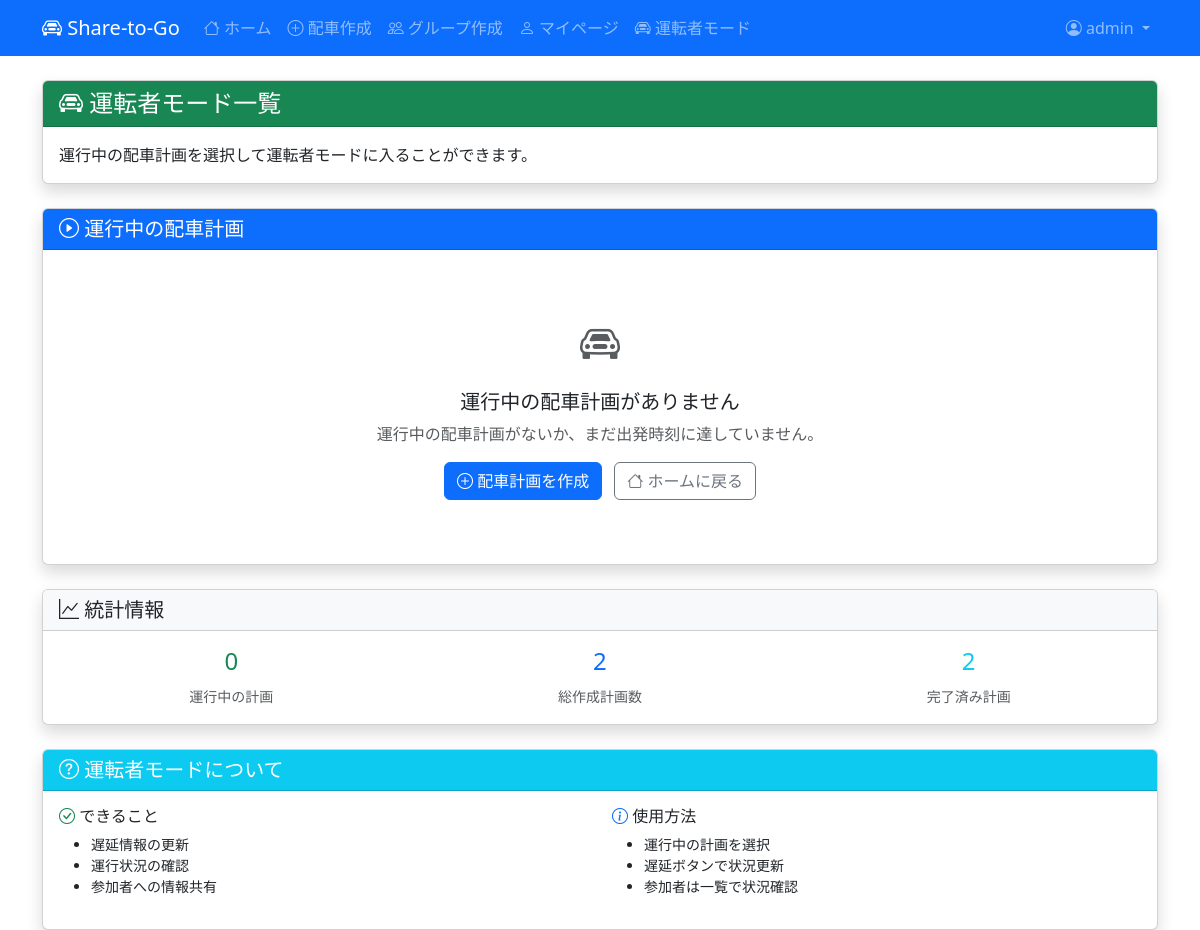
/driver-mode/ (signed in), run on an earlier commit of the app's database.
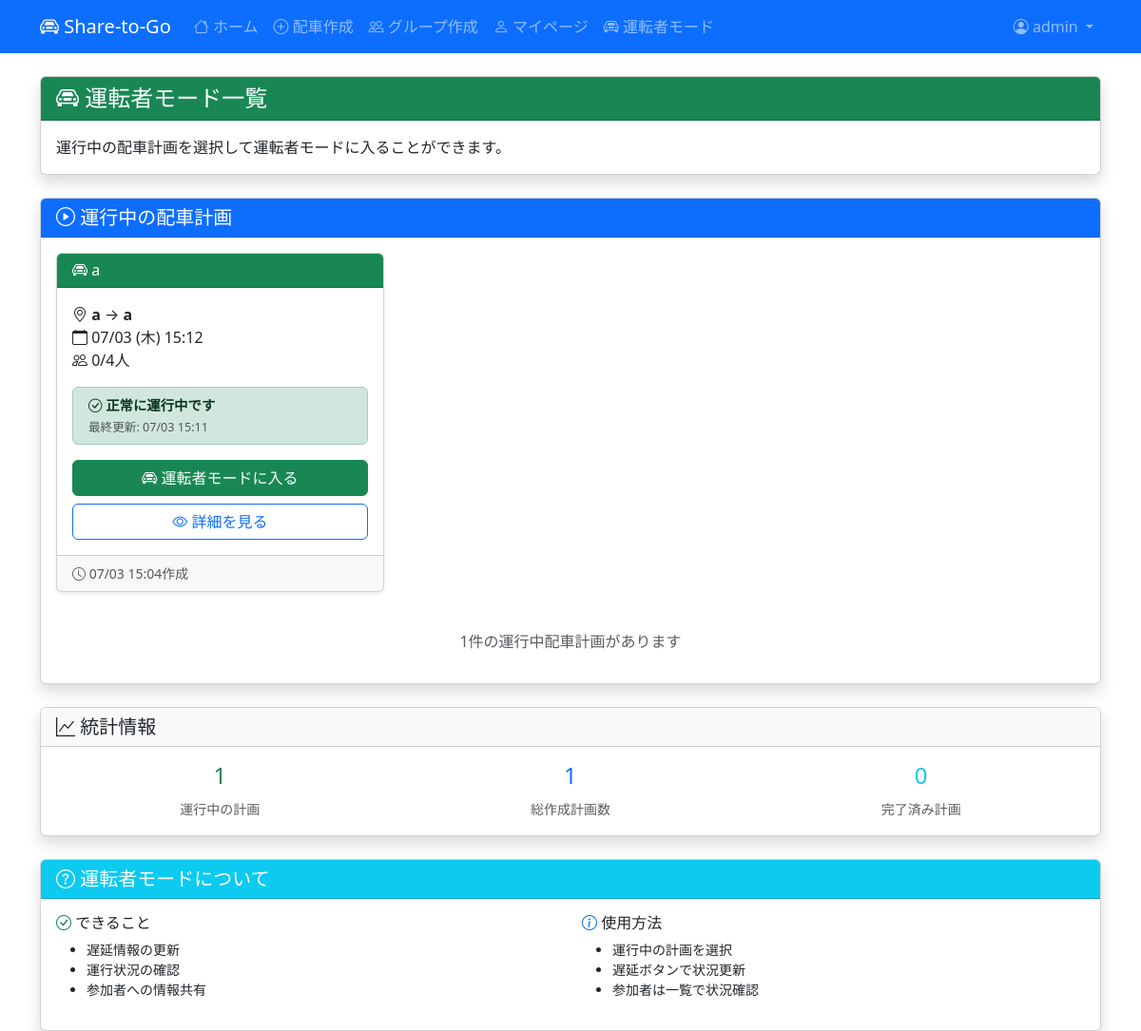
And on a later commit of the database.
### rides/models.py (models this page shows, shortened)
class RidePlan(models.Model):
    STATUS_CHOICES = [
        ('active', '募集中'),
        ('full', '定員満員'),
        ('cancelled', 'キャンセル'),
        ('completed', '完了'),
    ]
    creator = models.ForeignKey(User, on_delete=models.CASCADE, verbose_name="作成者")
    groups = models.ManyToManyField(Group, verbose_name="表示グループ", blank=True)
    title = models.CharField(max_length=100, verbose_name="タイトル")
    description = models.TextField(blank=True, null=True, verbose_name="説明")
    departure_location = models.CharField(max_length=100, verbose_name="出発地")
    destination = models.CharField(max_length=100, verbose_name="目的地")
    departure_time = models.DateTimeField(verbose_name="出発日時")
    deadline_time = models.DateTimeField(verbose_name="締切日時", blank=True, null=True)
    max_participants = models.PositiveIntegerField(verbose_name="最大参加者数", default=4)
    price_per_person = models.PositiveIntegerField(blank=True, null=True, verbose_name="一人あたりの料金")
    status = models.CharField(
        max_length=20,
        choices=STATUS_CHOICES,
        default='active',
        verbose_name="ステータス"
    )
    delay_minutes = models.PositiveIntegerField(default=0, verbose_name="遅延時間（分）")
    is_delayed = models.BooleanField(default=False, verbose_name="遅延中")
    delay_updated_at = models.DateTimeField(auto_now=True, verbose_name="遅延情報更新日時")
    delay_possibility = models.BooleanField(default=False, verbose_name="遅延の可能性あり")
    delay_possibility_updated_at = models.DateTimeField(auto_now=True, verbose_name="遅延可能性更新日時")
    created_at = models.DateTimeField(auto_now_add=True, verbose_name="作成日時")
    updated_at = models.DateTimeField(auto_now=True, verbose_name="更新日時")
    class Meta:
        verbose_name = "配車計画"
        verbose_name_plural = "配車計画"
        ordering = ['-created_at']
    @property
    def current_participants(self):
        return self.participation_set.filter(status='confirmed').count()
    @property
    def is_in_progress(self):
        end_time = self.departure_time + timezone.timedelta(hours=2)
        return self.departure_time <= timezone.now() <= end_time

### rides/views.py (the view)
# urls.py: path('driver-mode/', views.driver_mode_list_view, name='driver_mode_list'),
@login_required
def driver_mode_list_view(request):
    user_rides = RidePlan.objects.filter(
        creator=request.user
    ).order_by('-departure_time')
    in_progress_rides = []
    for ride in user_rides:
        if ride.is_in_progress:
            in_progress_rides.append(ride)
    total_rides = user_rides.count()
    in_progress_count = len(in_progress_rides)
    completed_count = total_rides - in_progress_count
    context = {
        'in_progress_rides': in_progress_rides,
        'total_rides': total_rides,
        'in_progress_count': in_progress_count,
        'completed_count': completed_count,
    }
    return render(request, 'rides/driver_mode_list.html', context)

### rides/templates/rides/driver_mode_list.html (shortened to what this page needs)
{% extends 'rides/base.html' %}
{% block content %}
<div class="row mb-4">
    <div class="col-12">
        <div class="card shadow">
            <div class="card-header bg-success text-white">
                <h4 class="mb-0">
                    <i class="bi bi-car-front"></i> 運転者モード一覧
                </h4>
            </div>
            <div class="card-body">
                <p class="mb-0">運行中の配車計画を選択して運転者モードに入ることができます。</p>
            </div>
        </div>
    </div>
</div>
<div class="row">
    <div class="col-12">
        <div class="card shadow">
            <div class="card-header bg-primary text-white">
                <h5 class="mb-0">
                    <i class="bi bi-play-circle"></i> 運行中の配車計画
                </h5>
            </div>
            <div class="card-body">
                {% if in_progress_rides %}
                    <div class="row">
                        {% for ride in in_progress_rides %}
                            <div class="col-md-6 col-lg-4 mb-4">
                                <div class="card h-100 shadow-sm">
                                    <div class="card-header bg-success text-white">
                                        <h6 class="card-title mb-0">
                                            <i class="bi bi-car-front"></i> {{ ride.title }}
                                        </h6>
                                    </div>
                                    <div class="card-body">
                                        <p class="card-text">
                                            <i class="bi bi-geo-alt"></i> <strong>{{ ride.departure_location }}</strong> → <strong>{{ ride.destination }}</strong><br>
                                            <i class="bi bi-calendar"></i> {{ ride.departure_time|date:"m/d (D) H:i" }}<br>
                                            <i class="bi bi-people"></i> {{ ride.current_participants }}/{{ ride.max_participants }}人<br>
                                        </p>
                                        {% if ride.is_delayed %}
                                            <div class="alert alert-danger py-2 mb-3" style="font-size: 0.9rem;">
                                                <i class="bi bi-exclamation-triangle"></i>
                                                <strong>{{ ride.delay_minutes }}分遅れています</strong>
                                                <br><small class="text-muted">最終更新: {{ ride.delay_updated_at|date:"m/d H:i" }}</small>
                                            </div>
                                        {% else %}
                                            <div class="alert alert-success py-2 mb-3" style="font-size: 0.9rem;">
                                                <i class="bi bi-check-circle"></i>
                                                <strong>正常に運行中です</strong>
                                                <br><small class="text-muted">最終更新: {{ ride.delay_updated_at|date:"m/d H:i" }}</small>
                                            </div>
                                        {% endif %}
                                        <a href="{% url 'rides:driver_mode' ride.id %}" class="btn btn-success w-100 mb-2">
                                            <i class="bi bi-car-front"></i> 運転者モードに入る
                                        </a>
                                        <a href="{% url 'rides:ride_detail' ride.id %}" class="btn btn-outline-primary w-100">
                                            <i class="bi bi-eye"></i> 詳細を見る
                                        </a>
                                    </div>
                                    <div class="card-footer text-muted small">
                                        <i class="bi bi-clock"></i> {{ ride.created_at|date:"m/d H:i" }}作成
                                    </div>
                                </div>
                            </div>
                        {% endfor %}
                    </div>
                    <div class="text-center mt-3">
                        <p class="text-muted">{{ in_progress_count }}件の運行中配車計画があります</p>
                    </div>
                {% else %}
                    <div class="text-center py-5">
                        <i class="bi bi-car-front fs-1 text-muted"></i>
                        <h5 class="mt-3">運行中の配車計画がありません</h5>
                        <p class="text-muted">運行中の配車計画がないか、まだ出発時刻に達していません。</p>
                        <div class="row justify-content-center">
                            <div class="col-md-6">
                                <a href="{% url 'rides:create_ride' %}" class="btn btn-primary me-2">
                                    <i class="bi bi-plus-circle"></i> 配車計画を作成
                                </a>
                                <a href="{% url 'rides:home' %}" class="btn btn-outline-secondary">
                                    <i class="bi bi-house"></i> ホームに戻る
                                </a>
                            </div>
                        </div>
                    </div>
                {% endif %}
            </div>
        </div>
    </div>
</div>
<div class="row mt-4">
    <div class="col-12">
        <div class="card shadow">
            <div class="card-header bg-light">
                <h5 class="mb-0">
                    <i class="bi bi-graph-up"></i> 統計情報
                </h5>
            </div>
            <div class="card-body">
                <div class="row text-center">
                    <div class="col-md-4">
                        <h4 class="text-success">{{ in_progress_count }}</h4>
                        <small class="text-muted">運行中の計画</small>
                    </div>
                    <div class="col-md-4">
                        <h4 class="text-primary">{{ total_rides }}</h4>
                        <small class="text-muted">総作成計画数</small>
                    </div>
                    <div class="col-md-4">
                        <h4 class="text-info">{{ completed_count }}</h4>
                        <small class="text-muted">完了済み計画</small>
                    </div>
                </div>
            </div>
        </div>
    </div>
</div>
<div class="row mt-4">
    <div class="col-12">
        <div class="card shadow">
            <div class="card-header bg-info text-white">
                <h5 class="mb-0">
                    <i class="bi bi-question-circle"></i> 運転者モードについて
                </h5>
            </div>
            <div class="card-body">
                <div class="row">
                    <div class="col-md-6">
                        <h6><i class="bi bi-check-circle text-success"></i> できること</h6>
                        <ul class="small">
                            <li>遅延情報の更新</li>
                            <li>運行状況の確認</li>
                            <li>参加者への情報共有</li>
                        </ul>
                    </div>
                    <div class="col-md-6">
                        <h6><i class="bi bi-info-circle text-primary"></i> 使用方法</h6>
                        <ul class="small">
                            <li>運行中の計画を選択</li>
                            <li>遅延ボタンで状況更新</li>
                            <li>参加者は一覧で状況確認</li>
                        </ul>
                    </div>
                </div>
            </div>
        </div>
    </div>
</div>
{% endblock %}

### rides/templates/rides/base.html (shortened to what this page needs)
<!DOCTYPE html>
<html lang="ja">
<head>
    <link href="https://cdn.jsdelivr.net/npm/bootstrap@5.3.0/dist/css/bootstrap.min.css" rel="stylesheet">
    <link href="https://cdn.jsdelivr.net/npm/bootstrap-icons@1.10.0/font/bootstrap-icons.css" rel="stylesheet">
</head>
<body>
    <nav class="navbar navbar-expand-lg navbar-dark bg-primary">
        <div class="container">
            <a class="navbar-brand" href="{% url 'rides:home' %}">
                <i class="bi bi-car-front"></i> Share-to-Go
            </a>
            <div class="collapse navbar-collapse" id="navbarNav">
                <ul class="navbar-nav me-auto">
                    <li class="nav-item">
                        <a class="nav-link" href="{% url 'rides:home' %}">
                            <i class="bi bi-house"></i> ホーム
                        </a>
                    </li>
                    {% if user.is_authenticated %}
                        <li class="nav-item">
                            <a class="nav-link" href="{% url 'rides:create_ride' %}">
                                <i class="bi bi-plus-circle"></i> 配車作成
                            </a>
                        </li>
                        <li class="nav-item">
                            <a class="nav-link" href="{% url 'rides:create_group' %}">
                                <i class="bi bi-people"></i> グループ作成
                            </a>
                        </li>
                        <li class="nav-item">
                            <a class="nav-link" href="{% url 'rides:profile' %}">
                                <i class="bi bi-person"></i> マイページ
                            </a>
                        </li>
                        <li class="nav-item">
                            <a class="nav-link" href="{% url 'rides:driver_mode_list' %}">
                                <i class="bi bi-car-front"></i> 運転者モード
                            </a>
                        </li>
                    {% endif %}
                </ul>
                <ul class="navbar-nav">
                    {% if user.is_authenticated %}
                        <li class="nav-item dropdown">
                            <a class="nav-link dropdown-toggle" href="#" id="navbarDropdown" role="button" data-bs-toggle="dropdown">
                                <i class="bi bi-person-circle"></i> {{ user.username }}
                            </a>
                        </li>
                    {% endif %}
                </ul>
            </div>
        </div>
    </nav>
    <main class="container mt-4">
        {% block content %}
        {% endblock %}
    </main>
</body>
</html>

What changed in the data, as far as the page shows it:
added RidePlan: title "a", departure_location "a", destination "a", departure_time "07/03 (木) 15:12", current_participants "0", max_participants "4", delay_updated_at "07/03 15:11", created_at "07/03 15:04"
Also different on the page:
{{ in_progress_count }}: (not shown) → "1"
{{ in_progress_count }}: "0" → "1"
{{ total_rides }}: "2" → "1"
{{ completed_count }}: "2" → "0"
text no longer shown: "運行中の配車計画がありません 運行中の配車計画がないか、まだ出発時刻に達していません。 配車計画を作成 ホームに戻る"
text now shown: "件の運行中配車計画があります"
